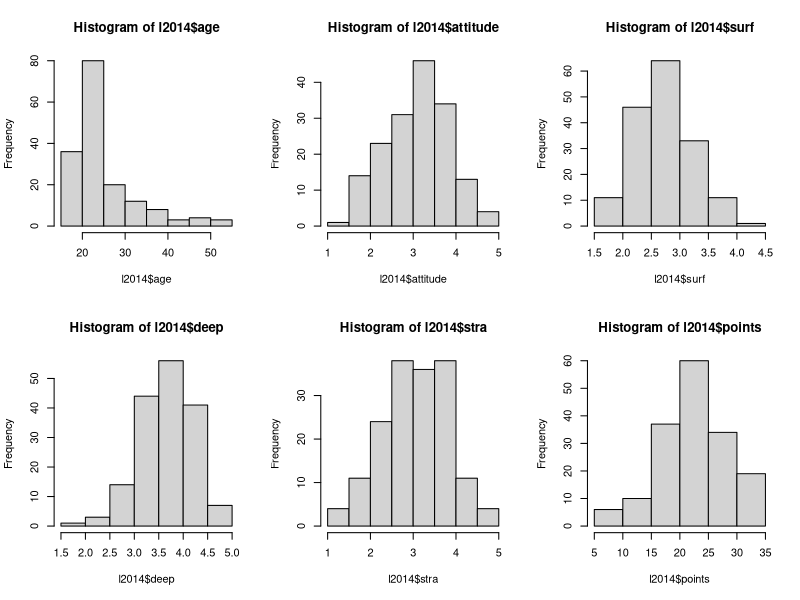
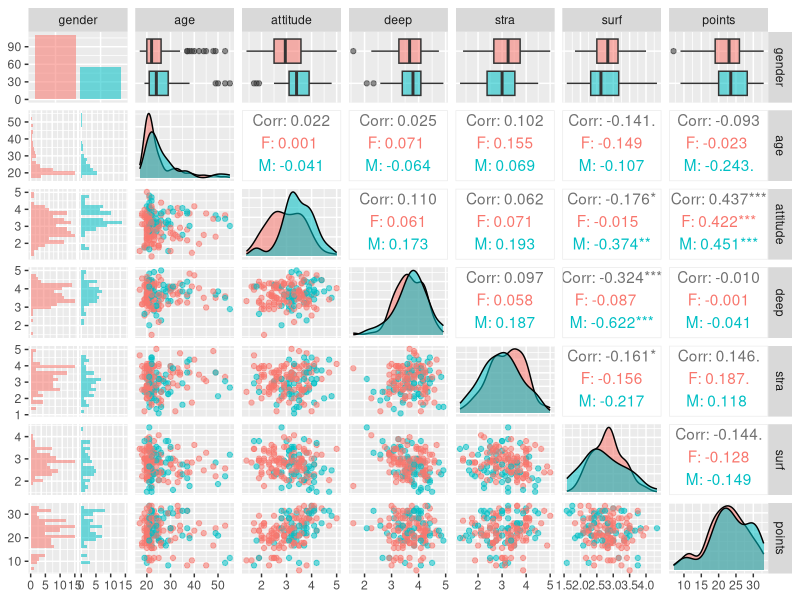
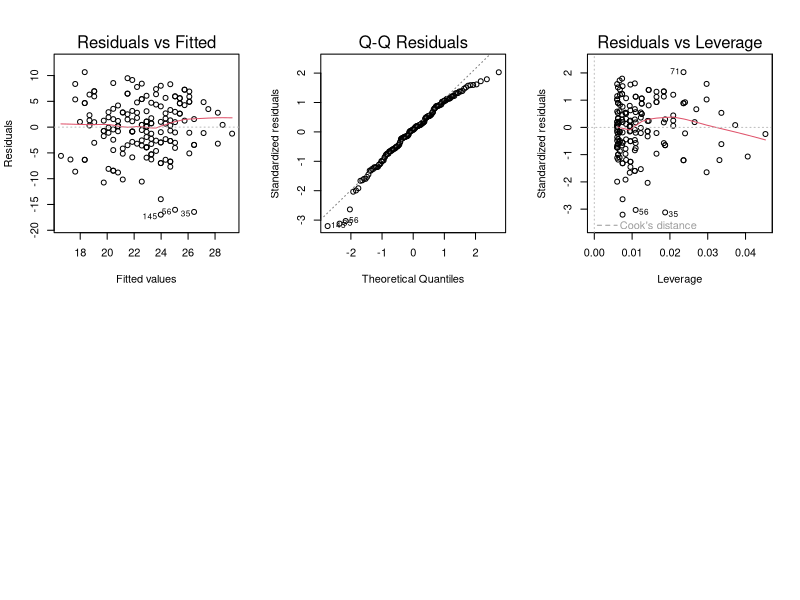

The R source for these figures, in order:
## ---- chunk 1
date()
## ---- chunk 2
library(ggplot2)
library(GGally)
l2014<-read.table('data/learning_2014_out.csv', header = T, sep = ',', stringsAsFactors = F)

## ---- chunk 3
str(l2014)
## ---- chunk 4
head(l2014)
## ---- chunk 5
summary(l2014)
par(mfrow = c(2,3))
hist(l2014$age)
hist(l2014$attitude)
hist(l2014$surf)
hist(l2014$deep)
hist(l2014$stra)
hist(l2014$points)
## ---- chunk 6
(p <- ggpairs(l2014, mapping = aes(col = gender, alpha = 0.3), lower = list(combo = wrap("facethist", bins = 20))))

## ---- chunk 7
# create a regression model with multiple explanatory variables
my_model <- lm(points ~ deep + stra + attitude, data = l2014)

# print out a summary of the model
summary(my_model)

## ---- chunk 8
# fit a linear model with points as target variable and attitude as explanatory variable
my_model2 <- lm(points ~ attitude, data = l2014)

# print out a summary of the model
summary(my_model2)
## ---- chunk 9

# draw diagnostic plots using the plot() function. Choose the plots 1, 2 and 5
plot(my_model2, which = c(1,2,5))

